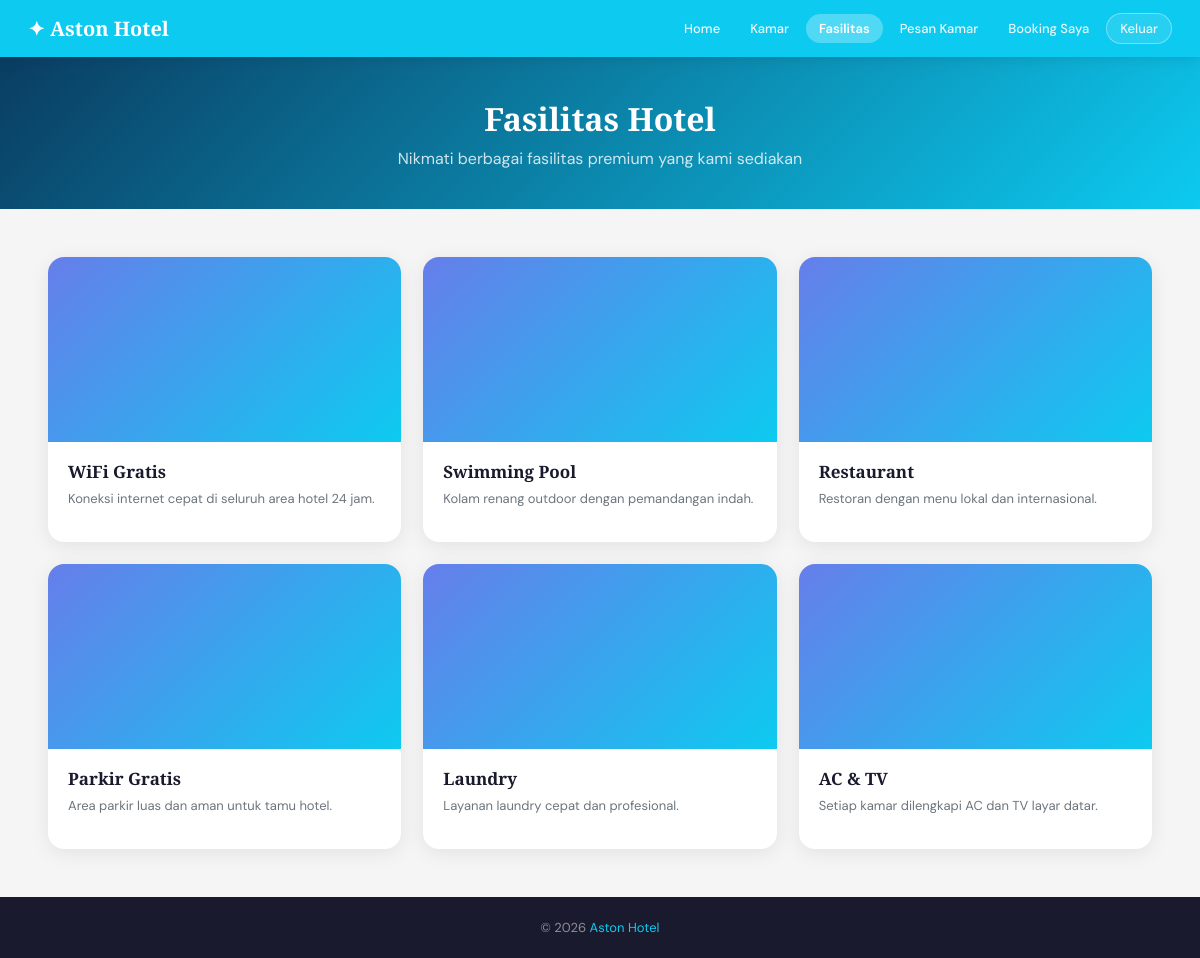
Screenshot of /user/fasilitas.php (signed in) with the database file from the repository.
### tables this page shows
CREATE TABLE fasilitas (
  id INT AUTO_INCREMENT PRIMARY KEY,
  nama VARCHAR(100) NOT NULL,
  deskripsi TEXT,
  icon VARCHAR(10) DEFAULT '⭐',
  created_at TIMESTAMP DEFAULT CURRENT_TIMESTAMP
);

### includes/config.php (called while the page is built, shortened)
<?php
function safeQuery($conn, $sql) {
    $result = $conn->query($sql);
    $rows = [];
    while ($r = $result->fetch_assoc()) {
        $rows[] = $r;
    }
    return $rows;
}
?>

### user/fasilitas.php (the view, shortened to what this page needs)
<?php
require_once '../includes/config.php';
$fas_all = safeQuery($conn, "SELECT * FROM fasilitas ORDER BY id ASC");
?>
<!DOCTYPE html>
<html lang="id">
<head>
<link rel="stylesheet" href="../css/style.css">
</head>
<body>
<nav class="navbar">
  <a class="navbar-brand" href="home.php">✦ Aston Hotel</a>
  <div class="nav-links">
    <a href="home.php">Home</a>
    <a href="kamar.php">Kamar</a>
    <a href="fasilitas.php" class="active">Fasilitas</a>
    <a href="booking.php">Pesan Kamar</a>
    <a href="my_booking.php">Booking Saya</a>
    <button onclick="showModalKeluar()" class="btn-keluar" style="color:white; font-size:13px; font-weight:500; padding:6px 13px; border-radius:20px; border:1px solid rgba(255,255,255,0.4); background:rgba(255,255,255,0.12); cursor:pointer; font-family:inherit; opacity:0.9;">Keluar</button>
  </div>
</nav>
<div class="section-wrap" style="background:linear-gradient(135deg,#0a3d62,#0dcaf0);padding:40px 48px;text-align:center;">
  <h4 style="color:white;font-family:'Playfair Display',serif;font-size:32px;margin-bottom:8px;">Fasilitas Hotel</h4>
  <p style="color:rgba(255,255,255,0.8);">Nikmati berbagai fasilitas premium yang kami sediakan</p>
</div>
<div class="section-wrap gray-bg">
  <div class="grid-3">
    <?php foreach ($fas_all as $f): ?>
    <div class="card">
      <div class="card-img bg-default" style="display:flex;align-items:center;justify-content:center;">
      </div>
      <div class="card-body">
        <h5><?= htmlspecialchars($f['nama']) ?></h5>
        <div class="card-desc"><?= htmlspecialchars($f['deskripsi']) ?></div>
      </div>
    </div>
    <?php endforeach; ?>
  </div>
</div>
<footer><p>&copy; 2026 <span>Aston Hotel</span></p></footer>
</body>
</html>

### css/style.css (style rules this page uses)
:root { --cyan: #0dcaf0; --cyan-dark: #0aa8cc; --gold: #c9a84c; --dark: #1a1a2e; --cream: #faf8f4; --gray: #6c757d; --light: #f5f5f5; --success: #198754; --danger: #dc3545; --warning: #ffc107; }
* { margin: 0; padding: 0; box-sizing: border-box; }
body { font-family: 'DM Sans', sans-serif; background: var(--light); color: var(--dark); }
.navbar { background: var(--cyan); padding: 13px 28px; display: flex; align-items: center; justify-content: space-between; flex-wrap: wrap; gap: 8px; box-shadow: 0 2px 15px rgba(0,0,0,0.1); position: sticky; top: 0; z-index: 100; }
.navbar-brand { color: white; font-family: 'Playfair Display', serif; font-size: 20px; font-weight: 700; text-decoration: none; }
.nav-links { display: flex; align-items: center; flex-wrap: wrap; gap: 4px; }
.nav-links a { color: white; text-decoration: none; font-size: 13px; font-weight: 500; padding: 6px 13px; border-radius: 20px; transition: background 0.2s; opacity: 0.9; }
.nav-links a.active { background: rgba(255,255,255,0.28); font-weight: 600; opacity: 1; }
.nav-links button.btn-keluar { color: white; font-size: 13px; font-weight: 500; padding: 6px 13px; border-radius: 20px; border: 1px solid rgba(255,255,255,0.4); background: rgba(255,255,255,0.12); cursor: pointer; opacity: 0.9; transition: background 0.2s; font-family: inherit; }
.section-wrap { padding: 48px; background: white; }
.section-wrap.gray-bg { background: var(--light); }
.grid-3 { display: grid; grid-template-columns: repeat(3, 1fr); gap: 22px; }
.card { background: white; border-radius: 16px; overflow: hidden; box-shadow: 0 4px 20px rgba(0,0,0,0.08); transition: transform 0.3s, box-shadow 0.3s; }
.card-img { height: 185px; display: flex; align-items: center; justify-content: center; font-size: 60px; }
.bg-default { background: linear-gradient(135deg, #667eea, #0dcaf0); }
.card-body { padding: 18px 20px; }
.card-body h5 { font-family: 'Playfair Display', serif; font-size: 17px; margin-bottom: 6px; }
.card-desc { color: var(--gray); font-size: 13px; line-height: 1.6; margin-bottom: 14px; }
footer { background: var(--dark); color: rgba(255,255,255,0.5); text-align: center; padding: 22px; font-size: 13px; margin-top: 0; }
footer span { color: var(--cyan); }

### rows the page displays
fasilitas: nama "WiFi Gratis", deskripsi "Koneksi internet cepat di seluruh area hotel 24 jam."
fasilitas: nama "Swimming Pool", deskripsi "Kolam renang outdoor dengan pemandangan indah."
fasilitas: nama "Restaurant", deskripsi "Restoran dengan menu lokal dan internasional."
fasilitas: nama "Parkir Gratis", deskripsi "Area parkir luas dan aman untuk tamu hotel."
fasilitas: nama "Laundry", deskripsi "Layanan laundry cepat dan profesional."
fasilitas: nama "AC & TV", deskripsi "Setiap kamar dilengkapi AC dan TV layar datar."
